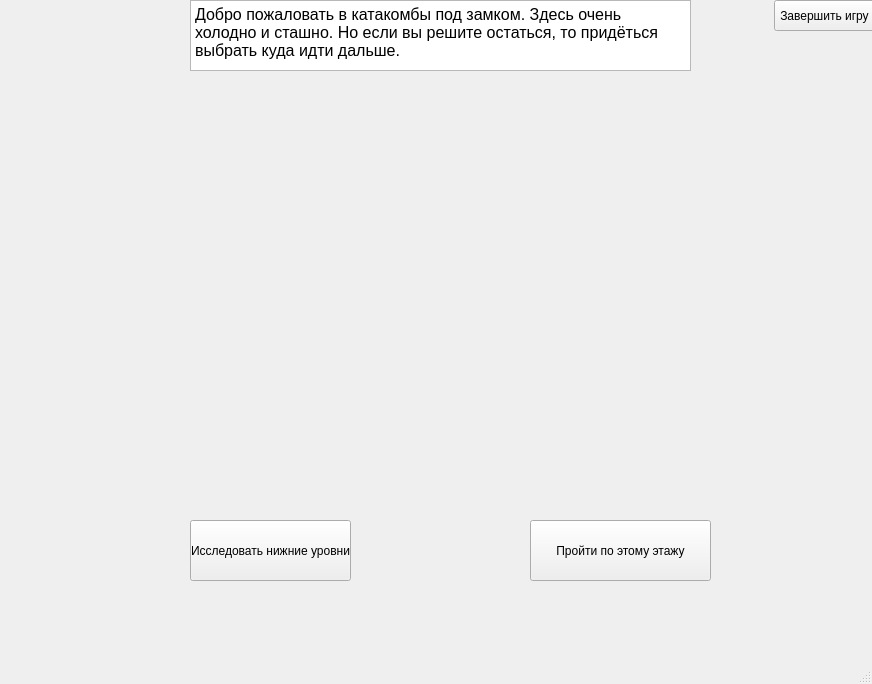
<?xml version="1.0" encoding="UTF-8"?>
<ui version="4.0">
 <class>MainWindow</class>
 <widget class="QMainWindow" name="MainWindow">
  <property name="geometry">
   <rect>
    <x>0</x>
    <y>0</y>
    <width>872</width>
    <height>684</height>
   </rect>
  </property>
  <property name="windowTitle">
   <string>MainWindow</string>
  </property>
  <widget class="QWidget" name="centralwidget">
   <widget class="QLabel" name="label">
    <property name="geometry">
     <rect>
      <x>170</x>
      <y>70</y>
      <width>551</width>
      <height>391</height>
     </rect>
    </property>
    <property name="text">
     <string/>
    </property>
   </widget>
   <widget class="QPushButton" name="pushButton">
    <property name="geometry">
     <rect>
      <x>774</x>
      <y>0</y>
      <width>101</width>
      <height>31</height>
     </rect>
    </property>
    <property name="text">
     <string>Завершить игру</string>
    </property>
   </widget>
   <widget class="QTextEdit" name="textEdit">
    <property name="geometry">
     <rect>
      <x>190</x>
      <y>0</y>
      <width>501</width>
      <height>71</height>
     </rect>
    </property>
    <property name="html">
     <string>&lt;!DOCTYPE HTML PUBLIC &quot;-//W3C//DTD HTML 4.0//EN&quot; &quot;http://www.w3.org/TR/REC-html40/strict.dtd&quot;&gt;
&lt;html&gt;&lt;head&gt;&lt;meta name=&quot;qrichtext&quot; content=&quot;1&quot; /&gt;&lt;style type=&quot;text/css&quot;&gt;
p, li { white-space: pre-wrap; }
&lt;/style&gt;&lt;/head&gt;&lt;body style=&quot; font-family:'MS Shell Dlg 2'; font-size:8.25pt; font-weight:400; font-style:normal;&quot;&gt;
&lt;p style=&quot; margin-top:0px; margin-bottom:0px; margin-left:0px; margin-right:0px; -qt-block-indent:0; text-indent:0px;&quot;&gt;&lt;span style=&quot; font-size:12pt;&quot;&gt;Добро пожаловать в катакомбы под замком. Здесь очень холодно и сташно. Но если вы решите остаться, то придёться выбрать куда идти дальше.&lt;/span&gt;&lt;/p&gt;&lt;/body&gt;&lt;/html&gt;</string>
    </property>
   </widget>
   <widget class="QPushButton" name="pushButton_2">
    <property name="geometry">
     <rect>
      <x>190</x>
      <y>520</y>
      <width>161</width>
      <height>61</height>
     </rect>
    </property>
    <property name="text">
     <string>Исследовать нижние уровни</string>
    </property>
   </widget>
   <widget class="QPushButton" name="pushButton_3">
    <property name="geometry">
     <rect>
      <x>530</x>
      <y>520</y>
      <width>181</width>
      <height>61</height>
     </rect>
    </property>
    <property name="text">
     <string>Пройти по этому этажу</string>
    </property>
   </widget>
  </widget>
  <widget class="QMenuBar" name="menubar">
   <property name="geometry">
    <rect>
     <x>0</x>
     <y>0</y>
     <width>872</width>
     <height>20</height>
    </rect>
   </property>
  </widget>
  <widget class="QStatusBar" name="statusbar"/>
 </widget>
 <resources/>
 <connections/>
</ui>
